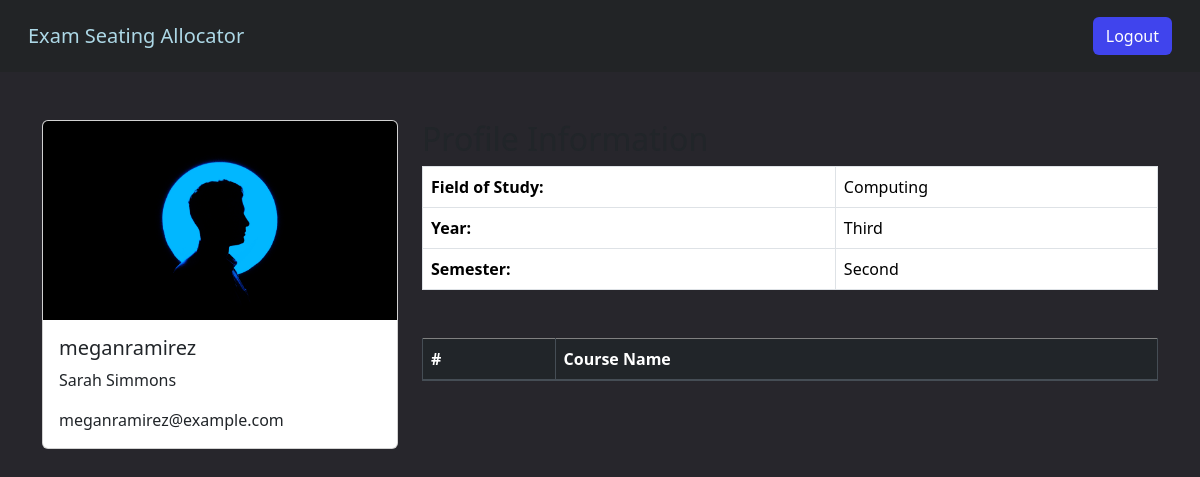
The app's page /student_home/ (signed in), older data.
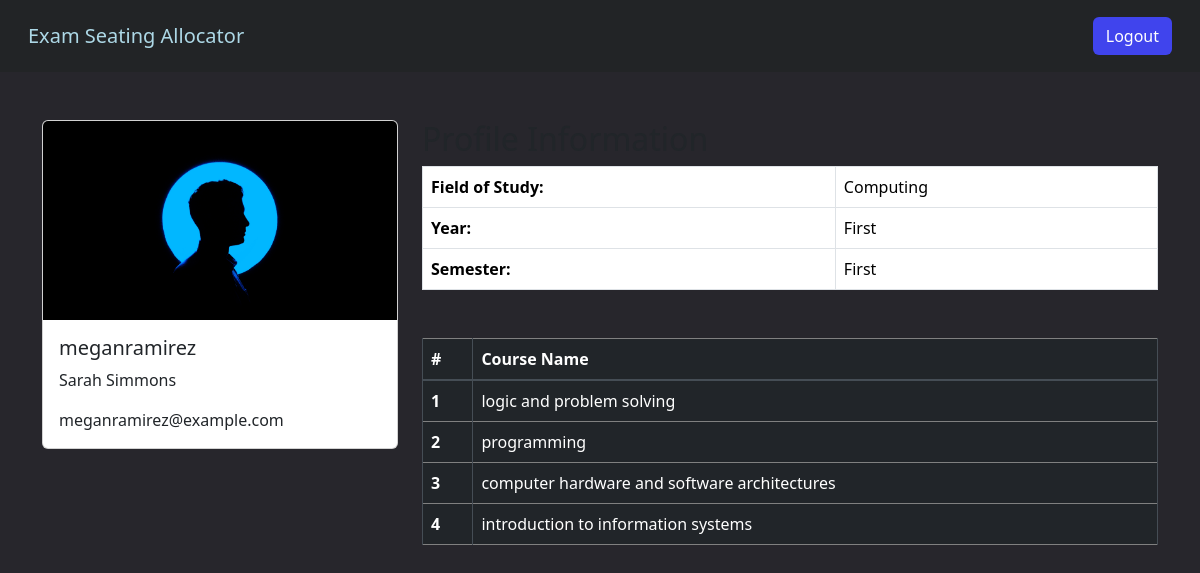
The same page, newer data.
### api/models.py (models this page shows)
class User(AbstractUser):
    user_type = models.CharField(max_length=20, choices=USER_TYPES)
    user_image = models.ImageField(
        upload_to="Users",
    )
    groups = models.ManyToManyField(Group, related_name="api_users")
    user_permissions = models.ManyToManyField(Permission, related_name="api_users")

class Student(models.Model):
    user = models.OneToOneField(User, on_delete=models.CASCADE)
    fieldofstudy = models.CharField(
        max_length=20, choices=FIELDOFSTUDY, default="computing"
    )
    year = models.CharField(max_length=20, choices=YEAR, default="first")
    semester = models.CharField(max_length=20, choices=SEMESTER, default="first")
    courses = models.ManyToManyField(Course, related_name="students")
    section = models.CharField(max_length=20, blank=True)

class Course(models.Model):
    name = models.CharField(max_length=100)
    fieldofstudy = models.CharField(
        max_length=20, choices=FIELDOFSTUDY, default="computing"
    )
    year = models.CharField(max_length=20, choices=YEAR, default="first")
    semester = models.CharField(max_length=20, choices=SEMESTER, default="first")

### api/views.py (the view)
# urls.py: path("student_home/", student_home, name="student_home"),
@login_required(login_url="login_page")
@user_passes_test(is_student, login_url="login_page")
def student_home(request):
    user = request.user
    student = Student.objects.get(user=user)
    fieldofstudy = student.fieldofstudy
    year = student.year
    semester = student.semester
    courses = student.courses.all()
    context = {
        "homeurl": "student_home",
        "fieldofstudy": fieldofstudy,
        "year": year,
        "semester": semester,
        "courses": courses,
    }
    return render(request, "studentHome.html", context)

### api/views.py (called while the page is built)
def is_student(user):
    return user.groups.filter(name="Students").exists()

### api/templates/studentHome.html (shortened to what this page needs)
{%extends "base.html"%} {%block start%}
<div class="container mt-5">
  <div class="row">
    <div class="col-md-4">
      <div class="card">
        <img
          src="/media/{{user.user_image}}"
          class="card-img-top"
          alt="Profile Image"
        />
        <div class="card-body">
          <h5 class="card-title">{{ user.username }}</h5>
          <p class="card-text">{{ user.first_name }} {{ user.last_name }}</p>
          <p class="card-text">{{ user.email }}</p>
        </div>
      </div>
    </div>
    <div class="col-md-8">
      <h2>Profile Information</h2>
      <table class="table table-bordered">
        <tbody>
          <tr>
            <th>Field of Study:</th>
            <td>{{ fieldofstudy|title }}</td>
          </tr>
          <tr>
            <th>Year:</th>
            <td>{{ year|title }}</td>
          </tr>
          <tr>
            <th>Semester:</th>
            <td>{{ semester|title }}</td>
          </tr>
        </tbody>
      </table>
      <table
        class="table table-dark table-bordered mt-5"
        style="border-width: 4px; border-color: grey"
      >
        <thead>
          <tr>
            <th scope="col">#</th>
            <th scope="col">Course Name</th>
          </tr>
        </thead>
        <tbody>
          {%for course in courses%}
          <tr>
            <th scope="row">{{forloop.counter}}</th>
            <td>{{course.name}}</td>
          </tr>
          {%endfor%}
        </tbody>
      </table>
    </div>
  </div>
</div>
{%endblock%}

### api/templates/base.html (shortened to what this page needs)
<!DOCTYPE html>
<html>
  <head>
    {% load static %}
    <link
      rel="stylesheet"
      type="text/css"
      href="{% static 'myapp/Styles/base' %}.css"
    />
    <link rel="stylesheet" href="https://maxcdn.bootstrapcdn.com/bootstrap/4.5.2/css/bootstrap.min.css">
    <link
      href="https://cdn.jsdelivr.net/npm/bootstrap@5.3.1/dist/css/bootstrap.min.css"
      rel="stylesheet"
    />
  </head>
  <body style="background-color:#27262C;">
    <nav class="navbar dark p-3 " style="background:#222426">
      <div class="container-fluid">
        <a href="{% if homeurl == "login_page" %} /
        {%else%}
        /{{homeurl}}/
        {%endif%}" class="navbar-brand" style="color:lightblue">Exam Seating Allocator</a>
        <form class="d-flex" role="search">
          {%if request.user.is_authenticated%}
          <a href="/logout/" class="btn" style="background:#4044ED; color:white;" type="submit">Logout</a>
          {%endif%}
        </form>
      </div>
    </nav>
    {% block start %} {% endblock %}
  </body>
</html>

### static/myapp/Styles/base.css (style rules this page uses)
@media screen and (min-width: 777px) { .navbar { padding: 0; } }

Row changes from the older to the newer data that the page shows:
changed Student "Computing": year "Third" → "First"; semester "Second" → "First"
added Course: name "logic and problem solving"
added Course: name "programming"
added Course: name "computer hardware and software architectures"
added Course: name "introduction to information systems"
